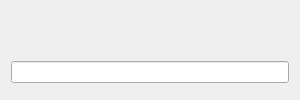
<?xml version="1.0" encoding="UTF-8"?>
<ui version="4.0">
 <class>DialogPromptString</class>
 <widget class="QDialog" name="DialogPromptString">
  <property name="geometry">
   <rect>
    <x>0</x>
    <y>0</y>
    <width>300</width>
    <height>100</height>
   </rect>
  </property>
  <property name="minimumSize">
   <size>
    <width>300</width>
    <height>0</height>
   </size>
  </property>
  <property name="windowTitle">
   <string>NEdit</string>
  </property>
  <property name="modal">
   <bool>true</bool>
  </property>
  <layout class="QVBoxLayout" name="verticalLayout">
   <item>
    <widget class="QLabel" name="labelMessage">
     <property name="text">
      <string/>
     </property>
    </widget>
   </item>
   <item>
    <widget class="QLineEdit" name="lineEdit">
     <property name="clearButtonEnabled">
      <bool>true</bool>
     </property>
    </widget>
   </item>
   <item>
    <widget class="QDialogButtonBox" name="buttonBox">
     <property name="orientation">
      <enum>Qt::Horizontal</enum>
     </property>
     <property name="standardButtons">
      <set>QDialogButtonBox::NoButton</set>
     </property>
     <property name="centerButtons">
      <bool>true</bool>
     </property>
    </widget>
   </item>
  </layout>
 </widget>
 <resources/>
 <connections/>
</ui>
